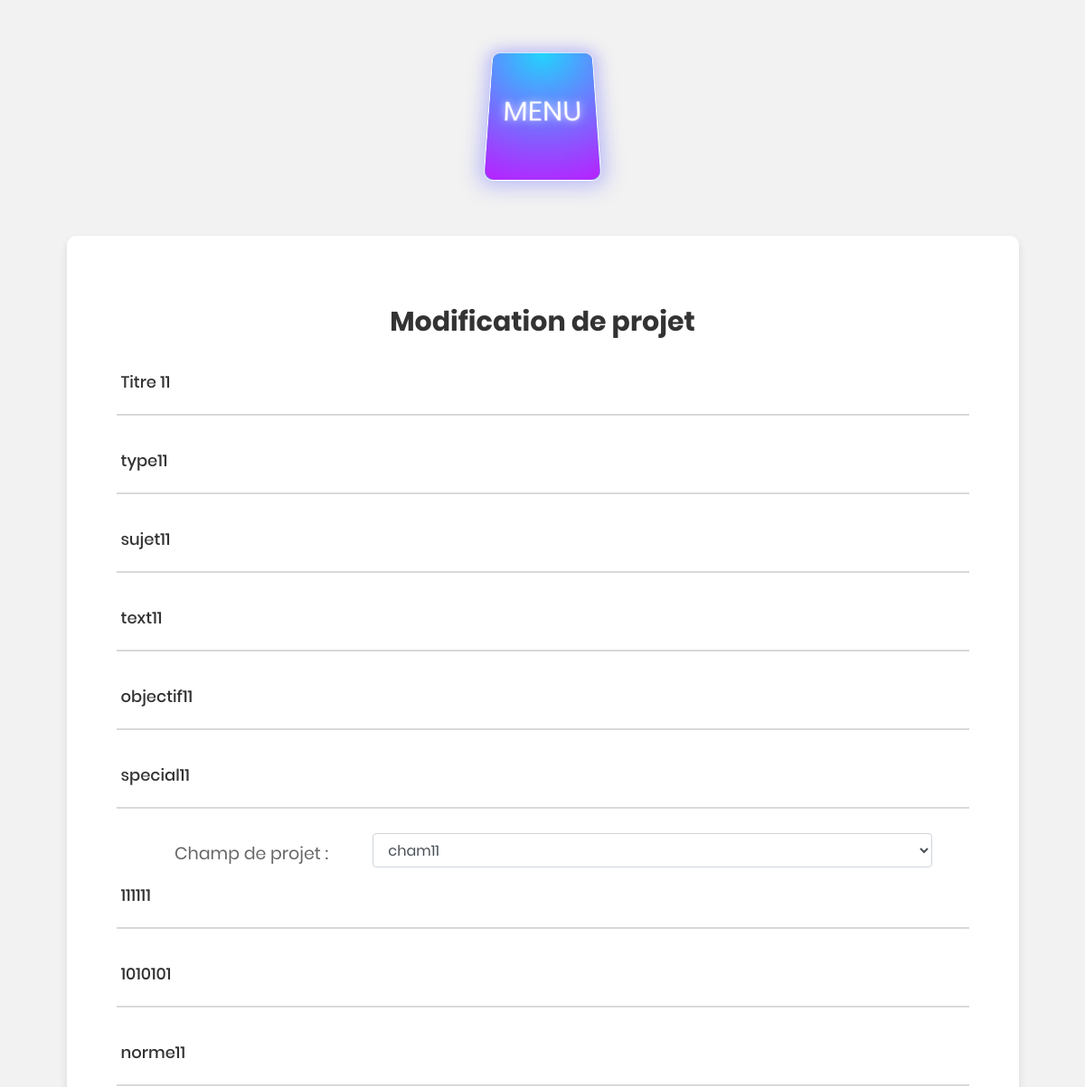
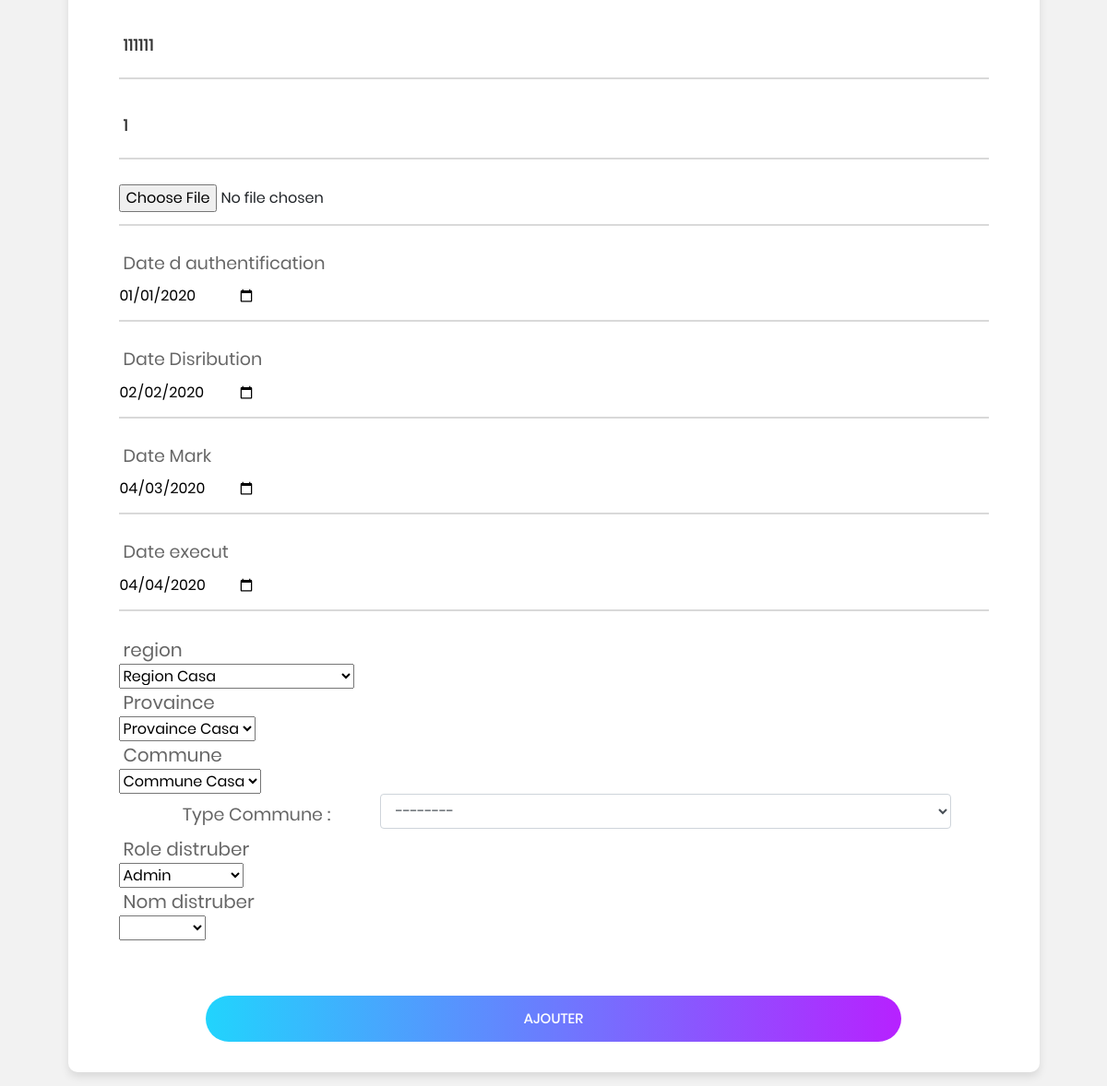
/ModifProjet.php?Modif=11, run on the app's committed database (2 pictures, top to bottom).
### tables this page shows
CREATE TABLE `projet` (
  `IdProjet` int(10) NOT NULL,
  `TitreProjet` varchar(50) DEFAULT NULL,
  `typeprojet` varchar(50) DEFAULT NULL,
  `sujetprojet` varchar(50) DEFAULT NULL,
  `textprojet` text,
  `objectifprojet` text,
  `specialiteprojet` varchar(50) DEFAULT NULL,
  `champprojet` varchar(50) DEFAULT NULL,
  `indicenrprojet` int(10) DEFAULT NULL,
  `voteprojet` int(10) DEFAULT NULL,
  `normeExcutprojet` text,
  `indicesNRProjet` float DEFAULT NULL,
  `booleenPDR` tinyint(1) DEFAULT NULL,
  `SourcePDF` blob,
  `SourcePDF2` blob
);

CREATE TABLE `dateprojet` (
  `idprojet` int(11) NOT NULL,
  `dateAuthentif` date DEFAULT NULL,
  `dateDistribut` date DEFAULT NULL,
  `dateMark` date DEFAULT NULL,
  `dateExecut` date DEFAULT NULL
);

CREATE TABLE `zone` (
  `IdZone` int(10) NOT NULL,
  `idprojet` int(10) DEFAULT NULL,
  `region` varchar(100) DEFAULT NULL,
  `provaince` varchar(100) DEFAULT NULL,
  `commune` varchar(100) DEFAULT NULL,
  `Typecommune` varchar(100) DEFAULT NULL
);

### ModifProjet.php (the view, shortened to what this page needs)
<!DOCTYPE html>
<html>
<head>
  <link rel="stylesheet" type="text/css" href="./vendor/bootstrap/css/bootstrap.css">
  <link rel="stylesheet" type="text/css" href="./fonts/font-awesome-4.7.0/css/font-awesome.min.css">
  <link rel="stylesheet" type="text/css" href="./fonts/iconic/css/material-design-iconic-font.min.css">
  <link rel="stylesheet" type="text/css" href="./css/util.css">
  <link rel="stylesheet" type="text/css" href="./css/main.css">
</head>
<header>
 <div style="background: #f2f2f2;">
<?php
include "MenuDesign.php";
?>
</div>
</header>
<body>
<?php
include ("database.php");
$page = $_GET['Modif'];
$ID_PROJET0=$page;
?>
  <div class="limiter">
    <div class="container-main100">
      <div class="wrap-main-body">
<form method="POST">
 <span class="main100-form-title p-b-26">
            Modification de projet
          </span>
<?php
  $sql = "SELECT * FROM projet WHERE IdProjet = ".$ID_PROJET0;
  $result = mysqli_query($bdd,$sql);
  $row = mysqli_fetch_array($result,MYSQLI_ASSOC);
?>
           <div class="wrap-input100 validate-input" >
            <input class="input100" type="text" name="TitreProjet" id="TitreProjet" placeholder="Titre de projet *"
            value="<?php echo $row["TitreProjet"];?>" required>
            <span class="focus-input100"></span>
          </div>
          <div class="wrap-input100 validate-input" >
            <input class="input100" type="text" name="typeprojet" id="typeprojet" placeholder="Type projet *"
            value="<?php echo $row["typeprojet"];?>" required>
            <span class="focus-input100"></span>
          </div>
          <div class="wrap-input100 validate-input" >
            <input class="input100" type="text" name="sujetprojet" id="sujetprojet" placeholder="Sujet de projet *"
            value="<?php echo $row["sujetprojet"];?>" required>
            <span class="focus-input100"></span>
          </div>
          <div class="wrap-input100 validate-input" >
            <input class="input100" type="text" name="textprojet" id="textprojet" placeholder="Text de projet*"
            value="<?php echo $row["textprojet"];?>" required>
            <span class="focus-input100"></span>
          </div>
          <div class="wrap-input100 validate-input" >
            <input class="input100" type="text" name="objectifprojet" id="objectifprojet" placeholder="Objectif du projet*"
            value="<?php echo $row["objectifprojet"];?>" required>
            <span class="focus-input100"></span>
          </div>
          <div class="wrap-input100 validate-input" >
            <input class="input100" type="text" name="specialiteprojet" id="specialiteprojet" placeholder="Specialite projet*"
            value="<?php echo $row["specialiteprojet"];?>" required>
            <span class="focus-input100"></span>
          </div>
             <div class="row  justify-content-center" >
           <div class="col-md-3" style="text-align: center;margin-top: 9px;">
           <label>Champ de projet : </label></div>
           <div class="col-md-8">
            <select class="form-control"  name="champprojet" id="champprojet">
            <option><?php echo $row["champprojet"];?></option>
            </select>
          </div>
         </div>
          <div class="wrap-input100 validate-input" >
            <input class="input100" type="text" name="indicenrprojet" id="indicenrprojet" placeholder="Indicenrprojet*"
            value="<?php echo $row["indicenrprojet"];?>" required>
            <span class="focus-input100"></span>
          </div>
          <div class="wrap-input100 validate-input" >
            <input class="input100" type="text" name="voteprojet" id="voteprojet" placeholder="Vote projet*"
            value="<?php echo $row["voteprojet"];?>"required>
            <span class="focus-input100"></span>
          </div>
          <div class="wrap-input100 validate-input" >
            <input class="input100" type="text" name="normeExcutprojet" id="normeExcutprojet" placeholder="Norme excute projet*"
            value="<?php echo $row["normeExcutprojet"];?>"required>
            <span class="focus-input100"></span>
          </div>
          <div class="wrap-input100 validate-input" >
            <input class="input100" type="text" name="indicesNRProjet" id="indicesNRProjet" placeholder="Indice NRP *"
            value="<?php echo $row["indicesNRProjet"];?>"required>
            <span class="focus-input100"></span>
          </div>
          <div class="wrap-input100 validate-input" >
            <input class="input100" type="text" name="booleenPDR" id="booleenPDR" placeholder="booleen PDR*"
            value="<?php echo $row["booleenPDR"];?>" required>
            <span class="focus-input100"></span>
          </div>
          <div class="wrap-input100 validate-input" >
            <input  type="file" name="SourcePDF" id="SourcePDF" value="SOurce PDF">
            <span class="focus-input100"></span>
          </div>
          <?php
  $sql = "SELECT * FROM dateprojet WHERE idprojet = ".$ID_PROJET0;
  $result = mysqli_query($bdd,$sql);
  $row = mysqli_fetch_array($result,MYSQLI_ASSOC);
           ?>
          <div class="wrap-input100 validate-input" >
          <label>Date d authentification</label>
          <br>
            <input  type="date" name="dateAuthentif" id="dateAuthentif"
            value="<?php echo $row["dateAuthentif"];?>" >
            <span class="focus-input100"></span>
          </div>
          <div class="wrap-input100 validate-input" >
          <label>Date Disribution </label>
          <br>
            <input  type="date" name="dateDistribut" id="dateDistribut"
            value="<?php echo $row["dateDistribut"];?>" >
            <span class="focus-input100"></span>
          </div>
          <div class="wrap-input100 validate-input" >
          <label>Date Mark</label>
          <br>
            <input  type="date" name="dateMark" id="dateMark"
            value="<?php echo $row["dateMark"];?>" >
            <span class="focus-input100"></span>
          </div>
        <div class="wrap-input100 validate-input" >
          <label>Date execut</label>
          <br>
            <input  type="date" name="dateExecut" id="dateExecut"
            value="<?php echo $row["dateExecut"];?>" >
            <span class="focus-input100"></span>
          </div>
          <?php
  $sql = "SELECT * FROM zone WHERE idprojet = ".$ID_PROJET0;
  $result = mysqli_query($bdd,$sql);
  $row = mysqli_fetch_array($result,MYSQLI_ASSOC);
           ?>
        <span class="label-input100">region</span>
          <div>
            <select class="selection-2" name="region" id="region">
            <option><?php echo $row["region"];?></option>
            </select>
          </div>
        <span class="label-input100">Provaince</span>
          <div>
            <select class="selection-2" name="provaince" id="provaince">
              <option><?php echo $row["provaince"];?></option>
            </select>
          </div>
        <span class="label-input100">Commune</span>
          <div>
            <select class="selection-2" name="commune" id="commune">
            <option><?php echo $row["commune"];?></option>
            </select>
          </div>
          <div class="row  justify-content-center" >
           <div class="col-md-3" style="text-align: center;margin-top: 9px;">
           <label>Type Commune : </label></div>
           <div class="col-md-8">
            <select class="form-control" name="Typecommune" id="Typecommune">
              <option>--------</option>
            </select>
          </div>
         </div>
     <span class="label-input100">Role distruber</span>
          <div>
            <select class="selection-2" name="roledistruber" id="roledistruber">
              <option>Admin</option>
            </select>
          </div>
          <span class="label-input100">Nom distruber</span>
          <div>
            <select class="selection-2" name="nomdistruber" id="nomdistruber" onchange="">
           <option></option>
          <option>AgenceX</option>
            </select>
          </div>
		<div class="container-main-form-btn" style=" padding-top: 60px;">
            <div class="wrap-main100-form-btn">
              <div class="main100-form-bgbtn"></div>
              <button type="submit" class="main100-form-btn" name="Validerprojet">
                Ajouter
              </button>
            </div>
          </div>
</form>
</div>
</div>
</div>
</body>
</html>

### css/main.css (style rules this page uses)
* { margin: 0px; padding: 0px; box-sizing: border-box; }
body, html { height: 100%; font-family: Poppins-Regular, sans-serif; }
label { font-family: Poppins-Regular; font-size: 19px; color: #666666; line-height: 1.5; padding-left: 5px; }
input { outline: none; border: none; }
button { outline: none !important; border: none; background: transparent; }
.limiter { width: 100%; margin: 0 auto; }
.container-main100 { width: 100%; min-height: 100vh; display: -webkit-box; display: -webkit-flex; display: -moz-box; display: -ms-flexbox; display: flex; flex-wrap: wrap; justify-content: center; align-items: center; padding: 15px; background: #f2f2f2; }
.wrap-main-body { width: 90%; background: #fff; border-radius: 10px; overflow: hidden; padding: 77px 55px 33px 55px; box-shadow: 0 5px 10px 0px rgba(0, 0, 0, 0.1); -moz-box-shadow: 0 5px 10px 0px rgba(0, 0, 0, 0.1); -webkit-box-shadow: 0 5px 10px 0px rgba(0, 0, 0, 0.1); -o-box-shadow: 0 5px 10px 0px rgba(0, 0, 0, 0.1); -ms-box-shadow: 0 5px 10px 0px rgba(0, 0, 0, 0.1); }
.main100-form-title { display: block; font-family: Poppins-Bold; font-size: 30px; color: #333333; line-height: 1.2; text-align: center; }
.wrap-input100 { width: 100%; position: relative; border-bottom: 2px solid #adadad; margin-bottom: 37px; }
.input100 { font-family: Poppins-Regular; font-size: 15px; color: #555555; line-height: 1.2; display: block; width: 100%; height: 45px; background: transparent; padding: 0 5px; }
.wrap-input100 { width: 100%; position: relative; border-bottom: 2px solid #d9d9d9; padding-bottom: 13px; margin-bottom: 27px; }
.label-input100 { font-family: Poppins-Regular; font-size: 20px; color: #666666; line-height: 1.5; padding-left: 5px; }
.input100 { display: block; width: 100%; background: transparent; font-family: Poppins-Medium; font-size: 18px; color: #333333; line-height: 1.2; padding: 0 5px; }
.focus-input100 { position: absolute; display: block; width: 100%; height: 100%; top: 0; left: 0; pointer-events: none; }
.focus-input100::before { content: ""; display: block; position: absolute; bottom: -2px; left: 0; width: 0; height: 2px; -webkit-transition: all 0.4s; -o-transition: all 0.4s; -moz-transition: all 0.4s; transition: all 0.4s; background: #7f7f7f; }
.focus-input100::before { content: ""; display: block; position: absolute; bottom: -2px; left: 0; width: 0; height: 2px; -webkit-transition: all 0.4s; -o-transition: all 0.4s; -moz-transition: all 0.4s; transition: all 0.4s; background: #6a7dfe; background: -webkit-linear-gradient(left, #21d4fd, #b721ff); background: -o-linear-gradient(left, #21d4fd, #b721ff); background: -moz-linear-gradient(left, #21d4fd, #b721ff); background: linear-gradient(left, #21d4fd, #b721ff); }
.focus-input100::after { font-family: Poppins-Regular; font-size: 15px; color: #999999; line-height: 1.2; content: attr(data-placeholder); display: block; width: 100%; position: absolute; top: 16px; left: 0px; padding-left: 5px; -webkit-transition: all 0.4s; -o-transition: all 0.4s; -moz-transition: all 0.4s; transition: all 0.4s; }
.wrap-main100-form-btn { width: 80%; display: block; position: relative; z-index: 1; border-radius: 25px; overflow: hidden; margin: 0 auto; }
.main100-form-bgbtn { position: absolute; z-index: -1; width: 300%; height: 100%; background: #a64bf4; background: -webkit-linear-gradient(right, #21d4fd, #b721ff, #21d4fd, #b721ff); background: -o-linear-gradient(right, #21d4fd, #b721ff, #21d4fd, #b721ff); background: -moz-linear-gradient(right, #21d4fd, #b721ff, #21d4fd, #b721ff); background: linear-gradient(right, #21d4fd, #b721ff, #21d4fd, #b721ff); top: 0; left: -100%; -webkit-transition: all 0.4s; -o-transition: all 0.4s; -moz-transition: all 0.4s; transition: all 0.4s; }
.main100-form-btn { font-family: Poppins-Medium; font-size: 15px; color: #fff; line-height: 1.2; text-transform: uppercase; display: -webkit-box; display: -webkit-flex; display: -moz-box; display: -ms-flexbox; display: flex; justify-content: center; align-items: center; padding: 0 20px; width: 100%; height: 50px; }
.validate-input { position: relative; }

### data on the page
projet: TitreProjet "Titre 11", typeprojet "type11", sujetprojet "sujet11", textprojet "text11", objectifprojet "objectif11", specialiteprojet "special11", champprojet "cham11", indicenrprojet "111111", voteprojet "1010101", normeExcutprojet "norme11", indicesNRProjet "111111", booleenPDR "1"
dateprojet: dateAuthentif "01/01/2020", dateDistribut "02/02/2020", dateMark "04/03/2020", dateExecut "04/04/2020"
zone: region "Region Casa", provaince "Provaince Casa", commune "Commune Casa"
